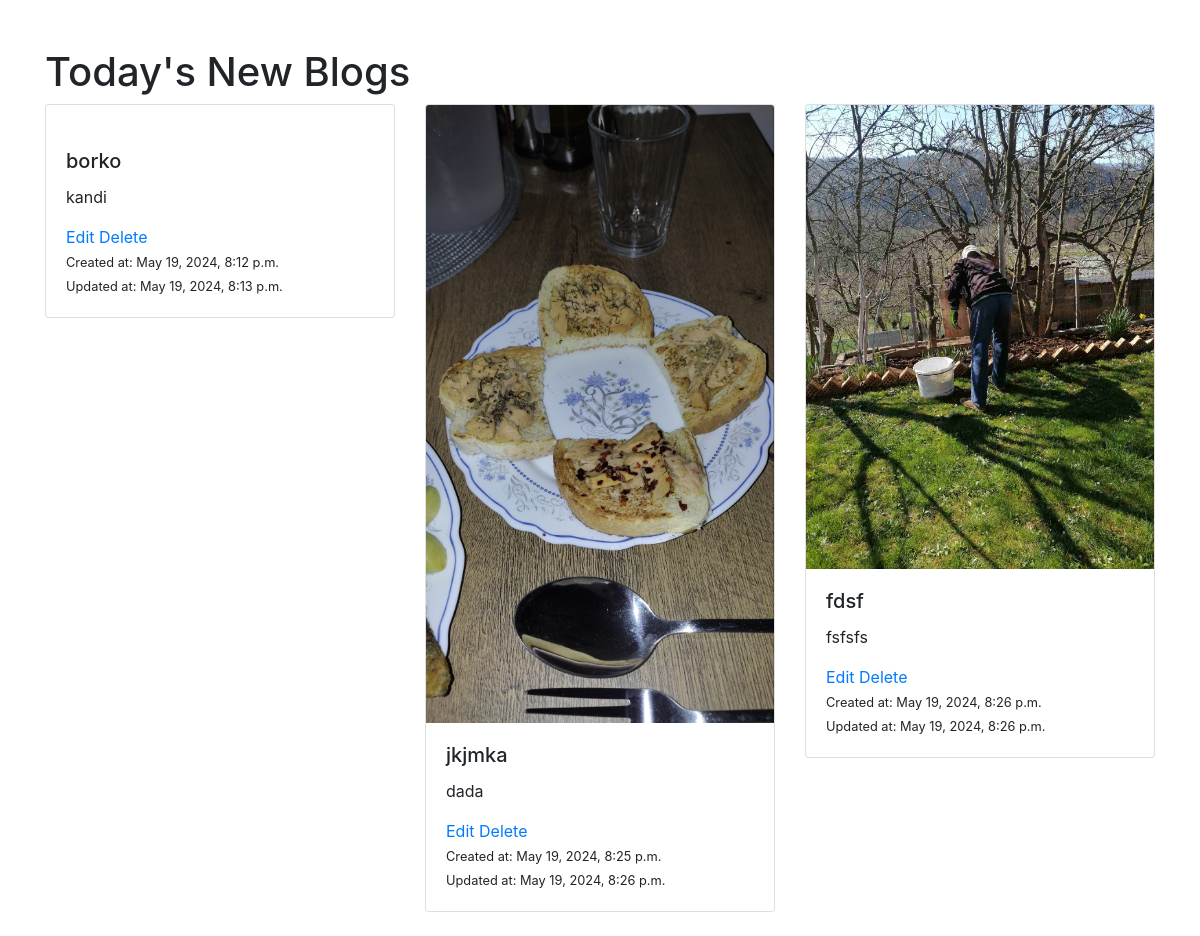
Before: / with the older database file.
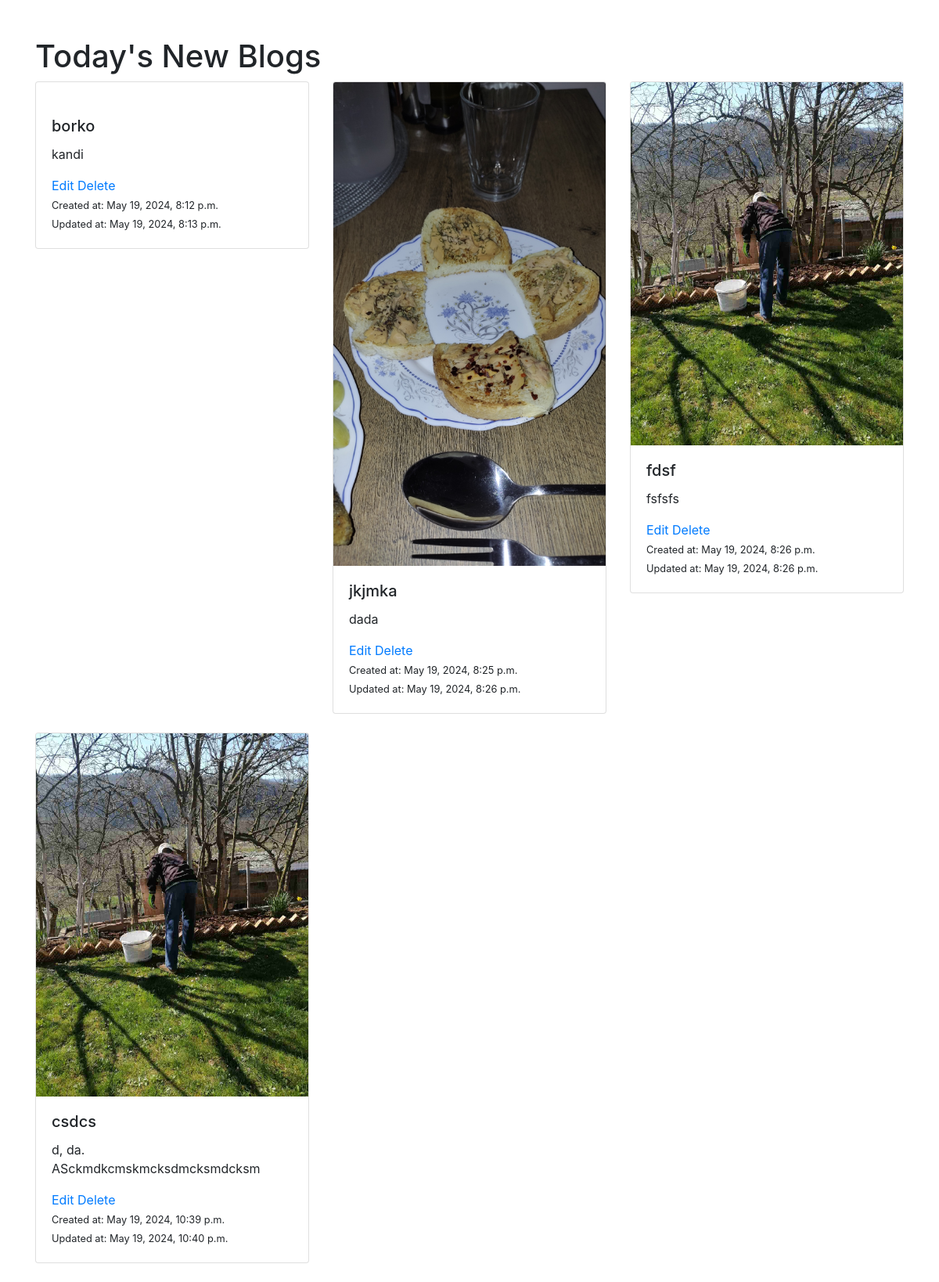
After: the same page with the newer database file.
### gallery/models.py (models this page shows, shortened)
class Product(models.Model):
    name = models.CharField(max_length=255)
    description = models.TextField()
    image = models.ImageField(upload_to='products/')
    created_at = models.DateTimeField(auto_now_add=True)
    updated_at = models.DateTimeField(auto_now=True)
    def short_description(self):
        words = self.description.split()
        if len(words) > 50:
            return ' '.join(words[:30]) + '...'
        else:
            return self.description

### gallery/views.py (the view)
# urls.py: path('', views.product_list, name='product_list'),
def product_list(request):
    products = Product.objects.all()
    return render(request, 'myapp/index.html', {'products': products})

### gallery/templates/myapp/index.html (shortened to what this page needs)
<!DOCTYPE html>
<html lang="en">
<head>
    <link rel="stylesheet" href="https://maxcdn.bootstrapcdn.com/bootstrap/4.5.2/css/bootstrap.min.css">
</head>
<body>
    <div class="container mt-5">
        <h1>Today's New Blogs</h1>
        <div class="row">
            {% for product in products %}
                <div class="col-md-4 mb-4">
                    <div class="card">
                        <a href="{% url 'product_detail' product.pk %}">
                            <img src="{{ product.image.url }}" alt="{{ product.created_name }}" class="card-img-top">
                        </a>
                        <div class="card-body">
                            <h5 class="card-title">{{ product.name }}</h5>
                            <p class="card-text">{{ product.short_description }}</p>
                            <a href="{% url 'edit_product' product.pk %}">Edit</a>
                            <a href="{% url 'delete_product' product.pk %}">Delete</a> <br>
                            <small class="card-text">Created at: {{ product.created_at }}</small> <br>
                            <small class="card-text">Updated at: {{ product.updated_at }}</small>
                        </div>
                    </div>
                </div>
            {% endfor %}
        </div>
    </div>
</body>
</html>

Changed rows visible on the page:
added Product: image (picture), name "csdcs", short_description "d, da. ASckmdkcmskmcksdmcksmdcksm", created_at "May 19, 2024, 10:39 p.m.", updated_at "May 19, 2024, 10:40 p.m."
